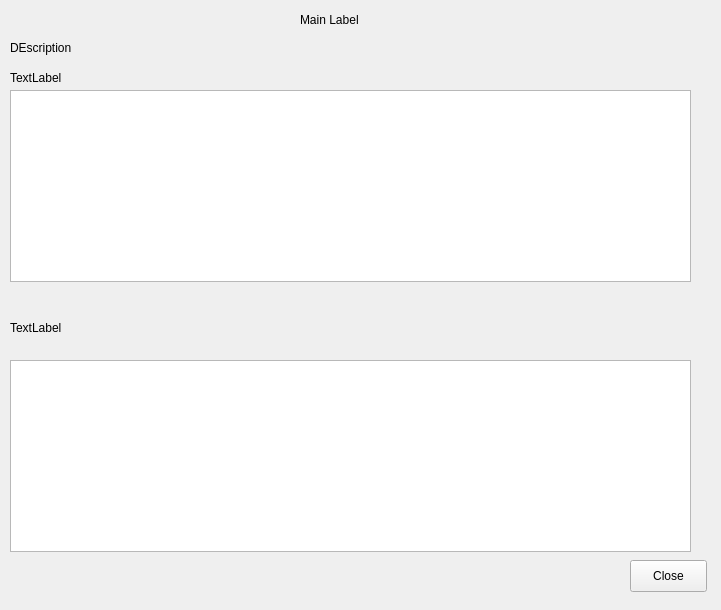
<?xml version="1.0" encoding="UTF-8"?>
<ui version="4.0">
 <class>TableInput</class>
 <widget class="QWidget" name="TableInput">
  <property name="geometry">
   <rect>
    <x>0</x>
    <y>0</y>
    <width>721</width>
    <height>610</height>
   </rect>
  </property>
  <property name="windowTitle">
   <string>Form</string>
  </property>
  <widget class="QTableWidget" name="tableUp">
   <property name="geometry">
    <rect>
     <x>10</x>
     <y>90</y>
     <width>681</width>
     <height>192</height>
    </rect>
   </property>
  </widget>
  <widget class="QTableWidget" name="tableDown">
   <property name="geometry">
    <rect>
     <x>10</x>
     <y>360</y>
     <width>681</width>
     <height>192</height>
    </rect>
   </property>
  </widget>
  <widget class="QPushButton" name="buttonClose">
   <property name="geometry">
    <rect>
     <x>630</x>
     <y>560</y>
     <width>77</width>
     <height>32</height>
    </rect>
   </property>
   <property name="text">
    <string>Close</string>
   </property>
  </widget>
  <widget class="QLabel" name="labelDescription">
   <property name="geometry">
    <rect>
     <x>10</x>
     <y>40</y>
     <width>70</width>
     <height>16</height>
    </rect>
   </property>
   <property name="text">
    <string>DEscription</string>
   </property>
  </widget>
  <widget class="QLabel" name="labelMain">
   <property name="geometry">
    <rect>
     <x>300</x>
     <y>10</y>
     <width>71</width>
     <height>20</height>
    </rect>
   </property>
   <property name="text">
    <string>Main Label</string>
   </property>
  </widget>
  <widget class="QLabel" name="labelUp">
   <property name="geometry">
    <rect>
     <x>10</x>
     <y>70</y>
     <width>58</width>
     <height>16</height>
    </rect>
   </property>
   <property name="text">
    <string>TextLabel</string>
   </property>
  </widget>
  <widget class="QLabel" name="labelDown">
   <property name="geometry">
    <rect>
     <x>10</x>
     <y>320</y>
     <width>58</width>
     <height>16</height>
    </rect>
   </property>
   <property name="text">
    <string>TextLabel</string>
   </property>
  </widget>
 </widget>
 <resources/>
 <connections/>
</ui>
